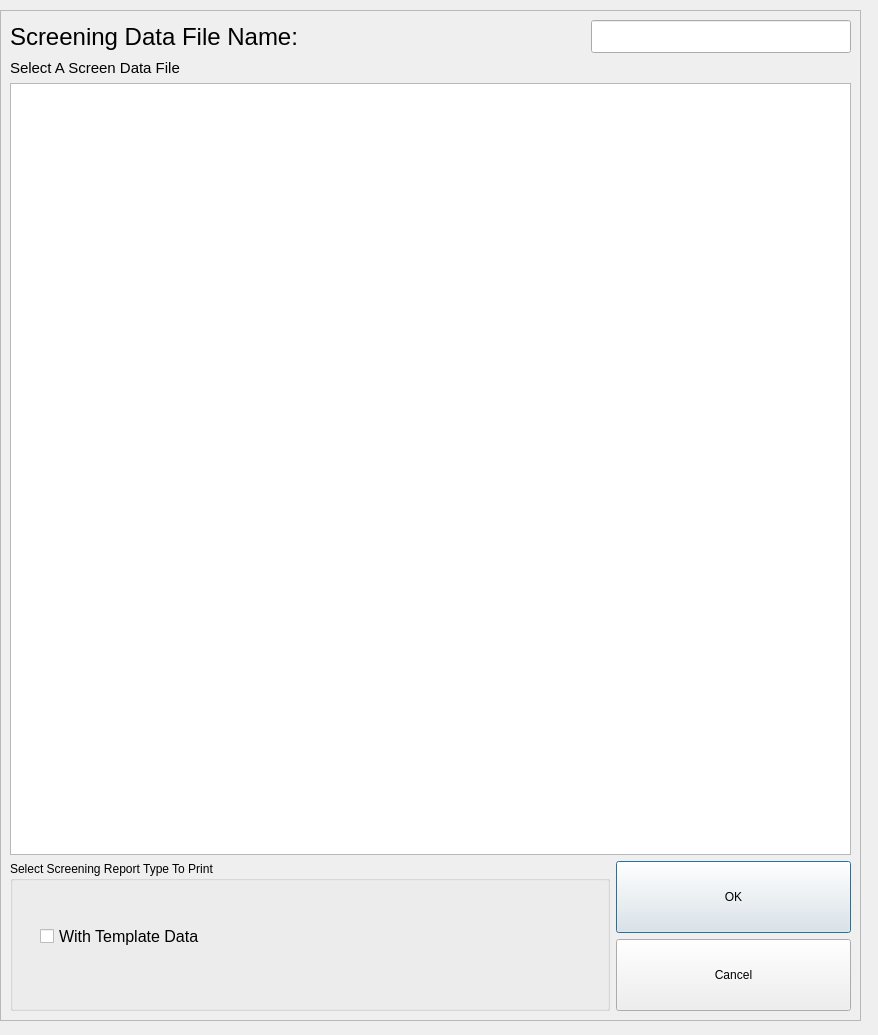
<?xml version="1.0" encoding="UTF-8"?>
<ui version="4.0">
 <class>Dialog</class>
 <widget class="QDialog" name="Dialog">
  <property name="geometry">
   <rect>
    <x>0</x>
    <y>0</y>
    <width>878</width>
    <height>1035</height>
   </rect>
  </property>
  <property name="windowTitle">
   <string>Print Options Menu</string>
  </property>
  <widget class="QFrame" name="frame">
   <property name="geometry">
    <rect>
     <x>0</x>
     <y>10</y>
     <width>861</width>
     <height>1011</height>
    </rect>
   </property>
   <property name="sizePolicy">
    <sizepolicy hsizetype="Minimum" vsizetype="Minimum">
     <horstretch>0</horstretch>
     <verstretch>0</verstretch>
    </sizepolicy>
   </property>
   <property name="minimumSize">
    <size>
     <width>15</width>
     <height>15</height>
    </size>
   </property>
   <property name="frameShape">
    <enum>QFrame::StyledPanel</enum>
   </property>
   <property name="frameShadow">
    <enum>QFrame::Raised</enum>
   </property>
   <layout class="QGridLayout" name="gridLayout">
    <item row="3" column="1">
     <layout class="QVBoxLayout" name="verticalLayout">
      <item>
       <widget class="QPushButton" name="pushButton_2">
        <property name="sizePolicy">
         <sizepolicy hsizetype="Minimum" vsizetype="Minimum">
          <horstretch>0</horstretch>
          <verstretch>0</verstretch>
         </sizepolicy>
        </property>
        <property name="text">
         <string>OK</string>
        </property>
       </widget>
      </item>
      <item>
       <widget class="QPushButton" name="pushButton">
        <property name="sizePolicy">
         <sizepolicy hsizetype="Minimum" vsizetype="Minimum">
          <horstretch>0</horstretch>
          <verstretch>0</verstretch>
         </sizepolicy>
        </property>
        <property name="text">
         <string>Cancel</string>
        </property>
       </widget>
      </item>
     </layout>
    </item>
    <item row="0" column="0" colspan="2">
     <layout class="QHBoxLayout" name="horizontalLayout">
      <item>
       <widget class="QLabel" name="label">
        <property name="font">
         <font>
          <pointsize>18</pointsize>
         </font>
        </property>
        <property name="text">
         <string>Screening Data File Name:</string>
        </property>
       </widget>
      </item>
      <item>
       <widget class="QLineEdit" name="lineEdit">
        <property name="enabled">
         <bool>true</bool>
        </property>
        <property name="sizePolicy">
         <sizepolicy hsizetype="Expanding" vsizetype="Minimum">
          <horstretch>0</horstretch>
          <verstretch>0</verstretch>
         </sizepolicy>
        </property>
        <property name="maximumSize">
         <size>
          <width>260</width>
          <height>16777215</height>
         </size>
        </property>
        <property name="font">
         <font>
          <pointsize>16</pointsize>
         </font>
        </property>
        <property name="maxLength">
         <number>660</number>
        </property>
        <property name="echoMode">
         <enum>QLineEdit::Normal</enum>
        </property>
       </widget>
      </item>
     </layout>
    </item>
    <item row="1" column="0">
     <widget class="QLabel" name="label_4">
      <property name="font">
       <font>
        <pointsize>11</pointsize>
       </font>
      </property>
      <property name="text">
       <string>Select A Screen Data File</string>
      </property>
     </widget>
    </item>
    <item row="2" column="0" colspan="2">
     <widget class="QListView" name="listView">
      <property name="sizePolicy">
       <sizepolicy hsizetype="Minimum" vsizetype="Expanding">
        <horstretch>0</horstretch>
        <verstretch>0</verstretch>
       </sizepolicy>
      </property>
      <property name="minimumSize">
       <size>
        <width>550</width>
        <height>0</height>
       </size>
      </property>
     </widget>
    </item>
    <item row="3" column="0">
     <widget class="QGroupBox" name="groupBox">
      <property name="sizePolicy">
       <sizepolicy hsizetype="Minimum" vsizetype="Minimum">
        <horstretch>0</horstretch>
        <verstretch>0</verstretch>
       </sizepolicy>
      </property>
      <property name="minimumSize">
       <size>
        <width>600</width>
        <height>150</height>
       </size>
      </property>
      <property name="title">
       <string>Select Screening Report Type To Print</string>
      </property>
      <widget class="QCheckBox" name="checkBox">
       <property name="geometry">
        <rect>
         <x>30</x>
         <y>60</y>
         <width>500</width>
         <height>31</height>
        </rect>
       </property>
       <property name="font">
        <font>
         <pointsize>12</pointsize>
        </font>
       </property>
       <property name="text">
        <string>With Template Data</string>
       </property>
      </widget>
     </widget>
    </item>
   </layout>
  </widget>
 </widget>
 <resources/>
 <connections/>
</ui>
